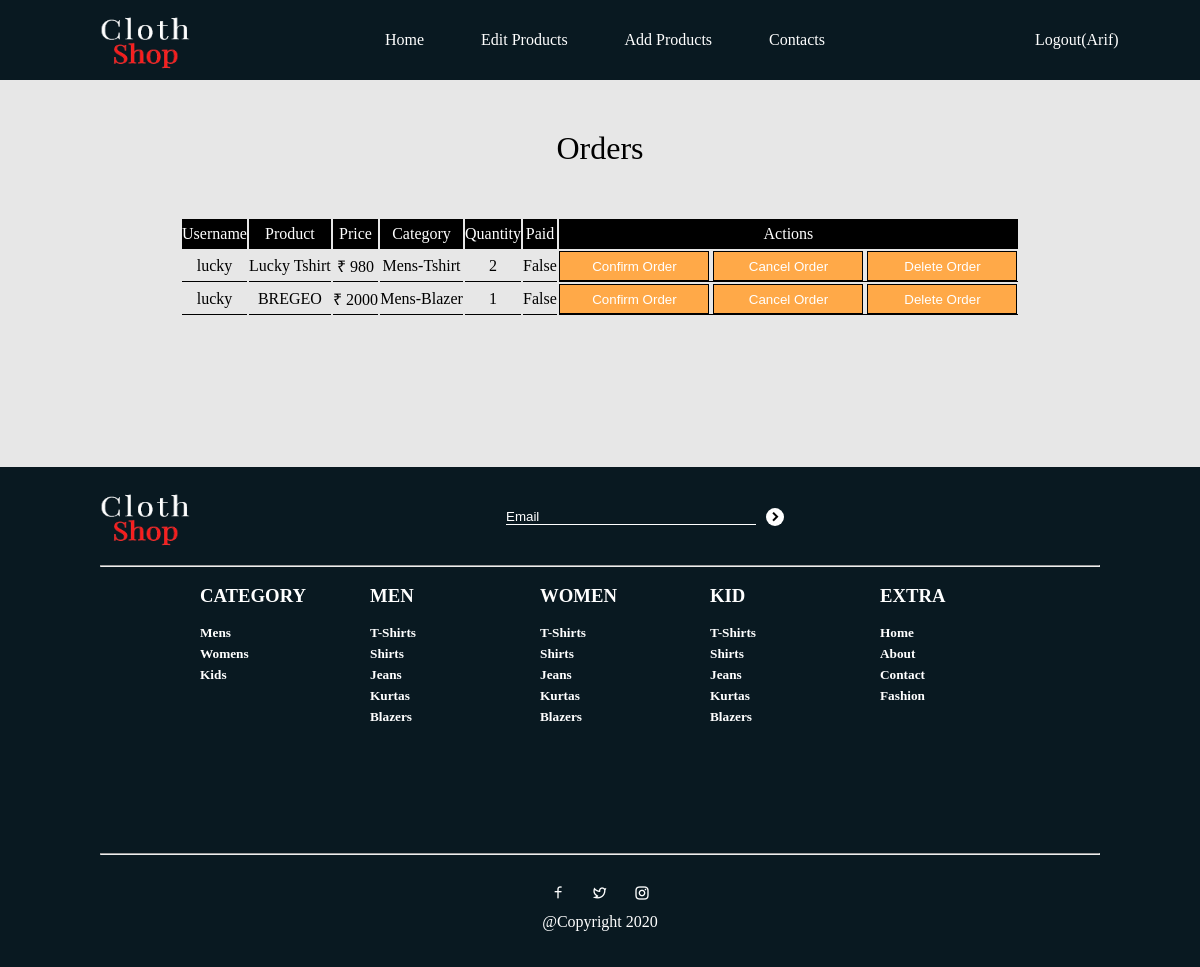
Screenshot of /management/adminhome/ (signed in) with the database file from the repository.
### customer/models.py (models this page shows, shortened)
class Add_To_Cart(models.Model):
    user = models.ForeignKey(User,on_delete=models.CASCADE,null=True,blank=True)
    cloth = models.ForeignKey(Products,on_delete=models.CASCADE,null=True,blank=True)
    quantity = models.IntegerField(null=True,blank=True,default=1)
    confirmation = models.BooleanField(null=True,blank=True,default=False)

### management/models.py (models this page shows, shortened)
class Products(models.Model):
    title = models.CharField(max_length=30,null=True,blank=True)
    price = models.IntegerField(null=True,blank=True)
    description = models.TextField(null=True,blank=True)
    category = models.CharField(null=True,blank=True,max_length=30,choices=Given_categories,default=1)
    stars = models.IntegerField(null=True,blank=True,validators=[MaxValueValidator])
    Image = models.FileField(null=True,blank=True)
    Image1 = models.FileField(null=True,blank=True)
    Image2 = models.FileField(null=True,blank=True)
    availability = models.BooleanField(null=True,blank=True,default=True)
    latestArrival = models.BooleanField(null=True,blank=True,default=False)
    bestSeller = models.BooleanField(null=True,blank=True,default=False)

### management/views.py (the view, shortened to what this page needs)
# urls.py: path('adminhome/',AdminHome,name="adminhome"),
def AdminHome(request):
    if request.user.is_anonymous:
        return redirect ('login')
    if not request.user.is_staff:
        return redirect('home')
    orders = Add_To_Cart.objects.all()
    if 'deleteOrder' in request.POST:
        Add_To_Cart.objects.filter(id = request.POST['deleteOrder']).delete()
    d={'orders':orders}
    return render(request,'layout2.html',d)

### templates/layout2.html (shortened to what this page needs)
{% extends "base2.html" %}
{% block body %}
{% load static %}
<div id="shoppingCartHome">
    <h1>Orders</h1>
    <table>
        <tr>
            <th>Username</th>
            <th>Product</th>
            <th>Price</th>
            <th>Category</th>
            <th>Quantity</th>
            <th>Paid</th>
            <th>Actions</th>
        </tr>
        {% for i in orders %}
        <tr>
            <td>{{ i.user.username }}</td>
            <td>{{ i.cloth.title }}</td>
            <td>&#8377; {{ i.cloth.price }}</td>
            <td>{{ i.cloth.category }}</td>
            <td>{{ i.quantity }}</td>
            <td>{{ i.confirmation }}</td>
            <td>
                <form action="" method="post">
                    <button type="submit" value="{{ i.id }}" name="confirmOrder" id="AdminOrderMaintain" >Confirm Order</button>
                    <button type="submit" value="{{ i.id }}" name="cancelOrder" id="AdminOrderMaintain" >Cancel Order</button>
                    <button type="submit" value="{{ i.id }}" name="deleteOrder"  id="AdminOrderMaintain" >Delete Order</button>
                </form>
            </td>
        </tr>
        {% endfor %}
    </table>
</div>
{% endblock body %}

### templates/base2.html (shortened to what this page needs)
{% load static %}
<!DOCTYPE html>
<html lang="en">
  <head>
    <link href="https://cdn.jsdelivr.net/npm/remixicon@2.5.0/fonts/remixicon.css" rel="stylesheet"/>
    <link rel="stylesheet" href="https://cdnjs.cloudflare.com/ajax/libs/Swiper/5.4.5/css/swiper.min.css"/>
    <link rel="stylesheet" href="https://unpkg.com/aos@next/dist/aos.css" />
    <link rel="stylesheet" href="{% static 'style.css' %}" />
  </head>
  <body style="overflow-x: hidden;">
    <nav>
      <div id="logo">
        <img src="{% static 'Group 9.png' %}" alt="NF" />
      </div>
      <ul>
        <a href="{% url 'adminhome' %}">Home</a>
        <a href="{% url 'editproduct' %}">Edit Products</a>
        <a href="{% url 'addproduct' %}">Add Products</a>
        <a href="{% url 'contactus' %}">Contacts</a>
      </ul>
      <div id="cart">
          <a id="loginBtn" href="{% url 'logout' %}" style="color: white; margin-left:15px; text-transform:capitalize">Logout({{user.username}})</a>
        </div>
    </nav>
    {% block body %}
    {% endblock body %}
    <footer style="margin-top: 100px;">
        <div id="footerTop">
          <div id="logo">
            <img src="{% static 'Group 9.png' %}" alt="NF" />
          </div>
          <div id="ftMid">
            <input type="email" placeholder="Email" name="" id="footerEmail" />
            <div id="footerEmailButton">
              <i class="ri-arrow-right-s-line"></i>
            </div>
          </div>
        </div>
        <br />
        <hr />
        <br />
        <div id="footerMid">
          <div id="fmCategory">
            <h3>CATEGORY</h3>
            <br />
            <h5>Mens</h5>
            <h5>Womens</h5>
            <h5>Kids</h5>
          </div>
          <div id="fmMen">
            <h3>MEN</h3>
            <br />
            <h5>T-Shirts</h5>
            <h5>Shirts</h5>
            <h5>Jeans</h5>
            <h5>Kurtas</h5>
            <h5>Blazers</h5>
          </div>
          <div id="fmWomen">
            <h3>WOMEN</h3>
            <br />
            <h5>T-Shirts</h5>
            <h5>Shirts</h5>
            <h5>Jeans</h5>
            <h5>Kurtas</h5>
            <h5>Blazers</h5>
          </div>
          <div id="fmKid">
            <h3>KID</h3>
            <br />
            <h5>T-Shirts</h5>
            <h5>Shirts</h5>
            <h5>Jeans</h5>
            <h5>Kurtas</h5>
            <h5>Blazers</h5>
          </div>
          <div id="fmExtra">
            <h3>EXTRA</h3>
            <br />
            <h5>Home</h5>
            <h5>About</h5>
            <h5>Contact</h5>
            <h5>Fashion</h5>
          </div>
        </div>
        <br />
        <hr />
        <br />
        <div id="footerBottom">
          <div id="fbIcons">
            <i class="ri-facebook-line"></i>
            <i class="ri-twitter-line"></i>
            <i class="ri-instagram-line"></i>
          </div>
          @Copyright 2020
        </div>
      </footer>
    </body>
  </html>

### static/style.css (style rules this page uses)
* { padding: 0%; margin: 0%; text-decoration: none; box-sizing: border-box; outline: none; }
html,body { height: 100%; width: 100%; background-color: rgb(231, 231, 231); }
nav { background-color: #091921; display: flex; height: 80px; align-items: center; justify-content: space-between; padding: 0 100px; color: white; }
#logo { height:60px; width: 90px; overflow: hidden; }
#logo img { height: 60px; width: 90px; }
nav ul { width: 440px; display: flex; justify-content: space-between; line-height: 80px; }
nav ul a { color: white; }
#cart { width: 80px; display: flex; justify-content: space-between; align-items: center; }
footer { margin-top: 50px; height: 500px; padding: 20px 100px; background-color: #091921; }
#footerTop { display: flex; align-items: center; justify-content: space-between; }
#ftMid { display: flex; align-items: center; }
#footerEmail { background-color: #091921; border: none; width: 250px; border-bottom: 1px solid white; }
#footerEmailButton { height: 18px; width: 18px; margin-left: 10px; display: flex; justify-content: center; align-items: center; border-radius: 50%; background-color: white; }
#footerEmail::placeholder { color: white; }
#footerEmailButton i { font-weight: 600; cursor: pointer; }
#footerMid { height: 250px; display: flex; justify-content: space-between; padding: 0 100px; }
#footerMid h5 { margin-bottom: 5px; }
#fmCategory { height: 40%; width: 15%; display: flex; flex-direction: column; color: white; }
#fmMen { height: 40%; width: 15%; display: flex; flex-direction: column; color:white; }
#fmWomen { height: 40%; width: 15%; display: flex; flex-direction: column; color:white; }
#fmKid { height: 40%; width: 15%; display: flex; flex-direction: column; color:white; }
#fmExtra { height: 40%; width: 15%; display: flex; flex-direction: column; color:white; }
#footerBottom { color: white; display: flex; height: 70px; flex-direction: column; justify-content: space-evenly; align-items: center; }
#fbIcons { width: 100px; display: flex; align-items: center; justify-content: space-between; }
#shoppingCartHome { display: flex; flex-direction: column; align-items: center; justify-content: space-between; padding: 50px 0; }
#shoppingCartHome h1 { font-family: Montserrat; font-weight: 400; margin-bottom: 50px; }
#shoppingCartHome table { width: 70%; text-align: center; }
#shoppingCartHome table th { color: #fff; background-color: black; height: 30px; font-weight: 400; }
#shoppingCartHome table td { border-bottom: 1px solid black ; }

### templates/layout2.html (style rules this page uses)
#AdminOrderMaintain { height: 30px; width: 150px; text-align: center; border: 1px solid black; cursor: pointer; color: white; background-color: #Ffa948; }

### rows the page displays
Add_To_Cart: user.username "lucky", cloth "Lucky Tshirt", cloth.price "980", cloth.category "Mens-Tshirt", quantity "2", confirmation "False", {{ i.id }} 8 (drawn)
Add_To_Cart: user.username "lucky", cloth "BREGEO", cloth.price "2000", cloth.category "Mens-Blazer", quantity "1", confirmation "False", {{ i.id }} 14 (drawn)

### other values shown
{{ user.username }} "Arif"
